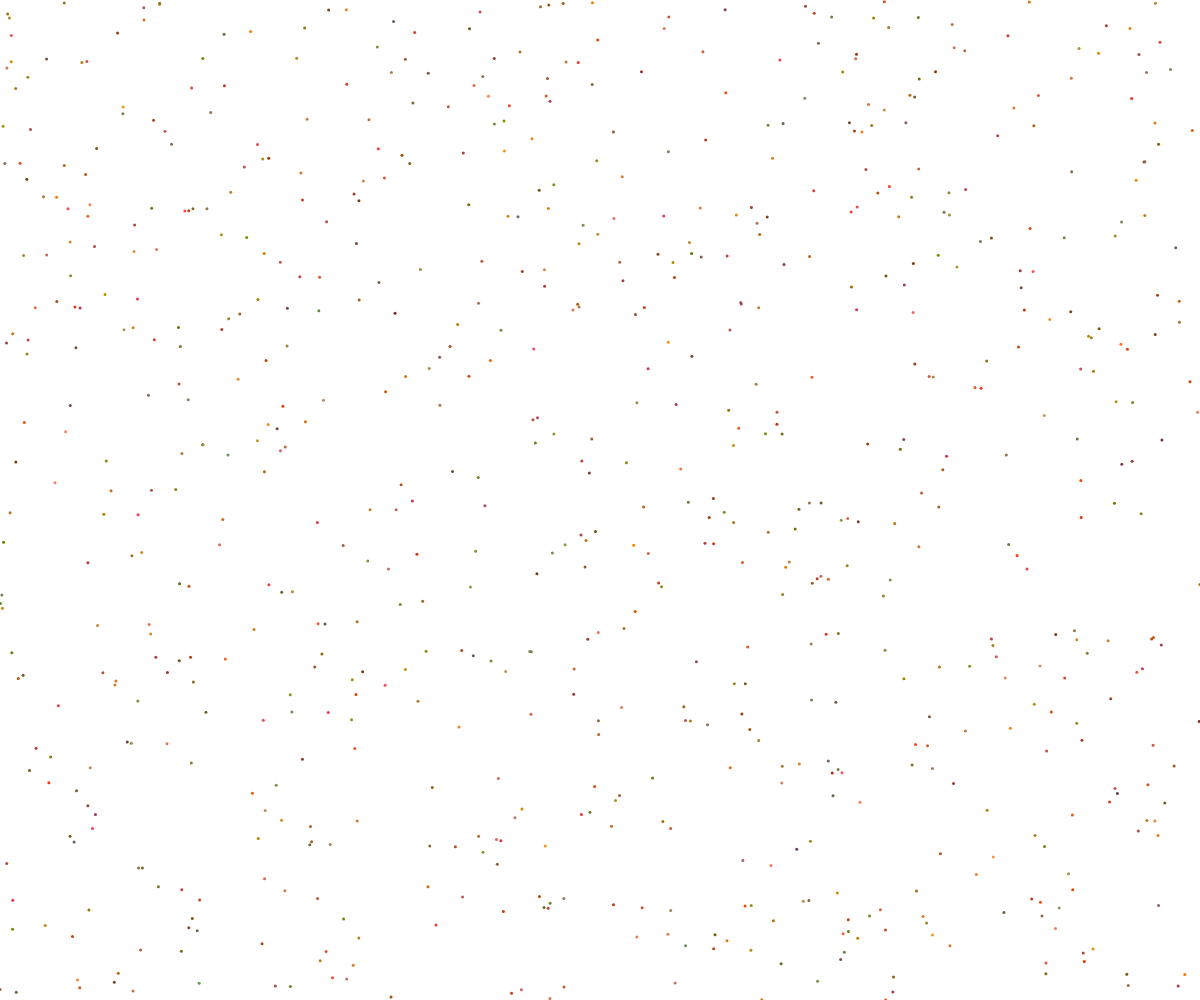
Frame 1 (no input)
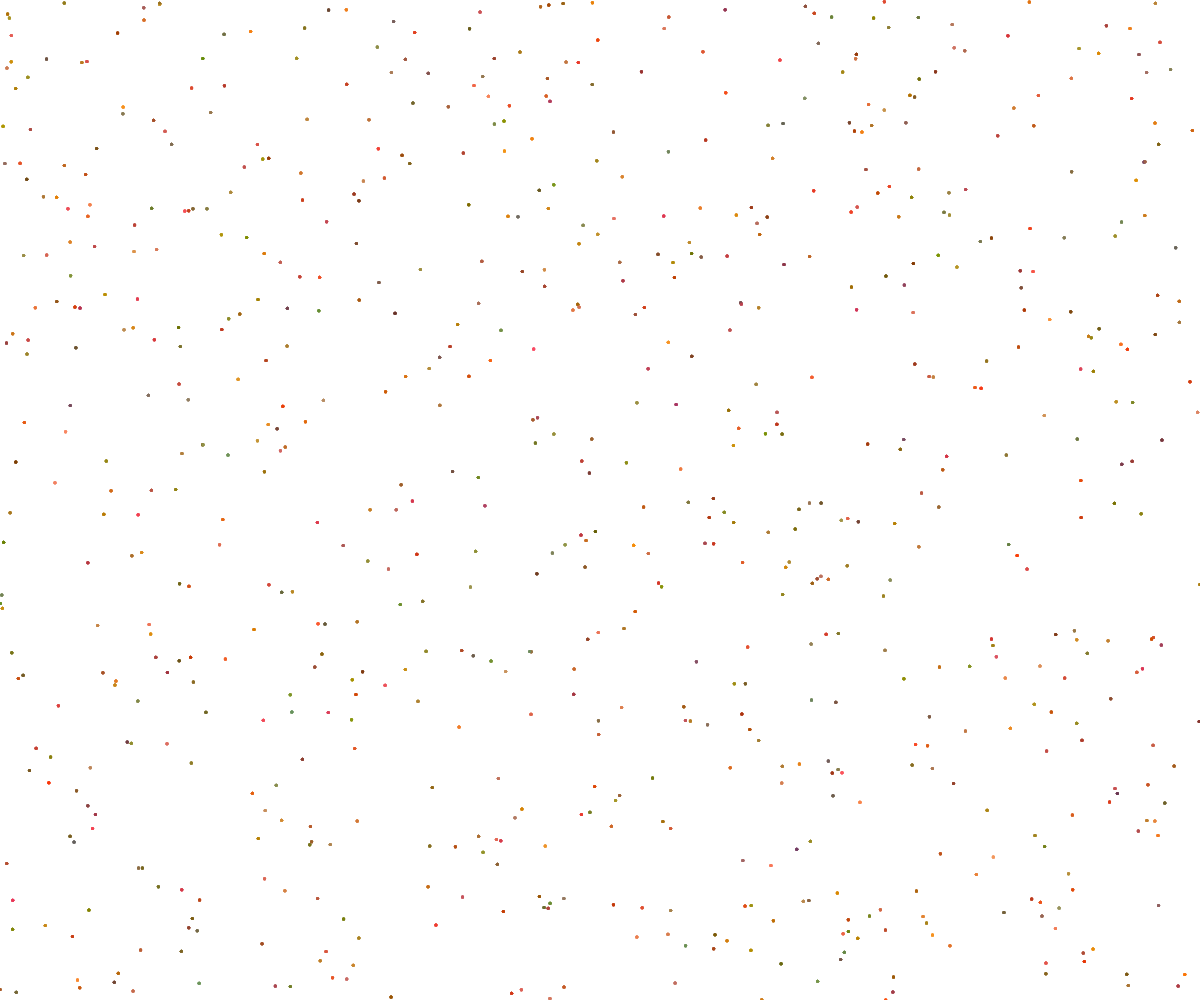
Frame 60 (no input)
Frame 120 (the mouse pressed at the canvas centre since frame 60): identical to frame 60, image omitted

The p5.js sketch that drew these frames (run headless with seeded random() and noise() and a simulated clock; from frame 60 on, the mouse is pressed at the canvas centre):

// p5.js sketch
// ── sketch.js
let peas = [];
let nodes = [];
let isFading = true;

function setup() {
  createCanvas(windowWidth, windowHeight);
  background(255);
  for (let i = 0; i < 750; i++) {
    peas.push(new Pea());
  }
}

function draw() {
  if (isFading) fade();
  else background(255);

  for (let p = 0; p < peas.length; p++) {
    for (let n = 0; n < nodes.length; n++) {
      peas[p].seek(nodes[n].pos());
    }
    if (nodes.length > 0) {
      peas[p].move(nodes.length);
    }
    peas[p].display();
  }

  for (let i = 0; i < nodes.length; i++) {
    nodes[i].display();
  }
}

function mouseClicked() {
  for (let i = 0; i < nodes.length; i++) {
    if (nodes[i].isDeleted(mouseX, mouseY)) {
      nodes.splice(i, 1);
      return;
    }
  }
  nodes.push(new Node(mouseX, mouseY));
}

// Space: toggle fading trail
// Number keys 1-9: change acceleration rate
function keyPressed() {
  if (key === ' ') {
    isFading = !isFading;
  } else if (keyCode > 48 && keyCode < 58) {
    for (let p = 0; p < peas.length; p++) {
      peas[p].accMultEquals((keyCode - 47) * 0.5);
    }
  }
}

function windowResized() {
  resizeCanvas(windowWidth, windowHeight);
}

function fade() {
  noStroke();
  fill(255, 20);
  rect(0, 0, width, height);
}

class Node {
  constructor(_x, _y) {
    this.loc = createVector(_x, _y);
    this.r = random(50, 150);
    this.g = random(0, 100);
    this.b = random(100, 250);
    this.a = 100;
  }

  pos() {
    return this.loc;
  }

  isDeleted(_x, _y) {
    return dist(_x, _y, this.loc.x, this.loc.y) <= 10;
  }

  display() {
    fill(this.r, this.g, this.b, this.a);
    noStroke();
    ellipse(this.loc.x, this.loc.y, 20, 20);
  }
}

class Pea {
  constructor() {
    this.loc = createVector(random(width), random(height));
    this.ploc = createVector(this.loc.x, this.loc.y);
    this.vel = createVector(0, 0);
    this.acc = createVector(0, 0);
    this.accMult = 0.1;
    this.velLimit = 10;
    this.r = random(100, 250);
    this.g = random(50, 150);
    this.b = random(0, 100);
    this.a = 255;
  }

  seek(_n) {
    let n = p5.Vector.sub(_n, this.loc);
    this.acc = p5.Vector.add(n, this.acc);
  }

  move(_i) {
    this.acc.div(_i);
    this.acc.normalize();
    this.acc.mult(this.accMult);
    this.vel.add(this.acc);
    this.vel.limit(this.velLimit);
    this.loc.add(this.vel);
  }

  accMultEquals(_m) {
    this.accMult = _m * 0.1;
  }

  display() {
    stroke(this.r, this.g, this.b, this.a);
    strokeWeight(3);
    line(this.loc.x, this.loc.y, this.ploc.x, this.ploc.y);
    this.ploc.set(this.loc);
  }
}
